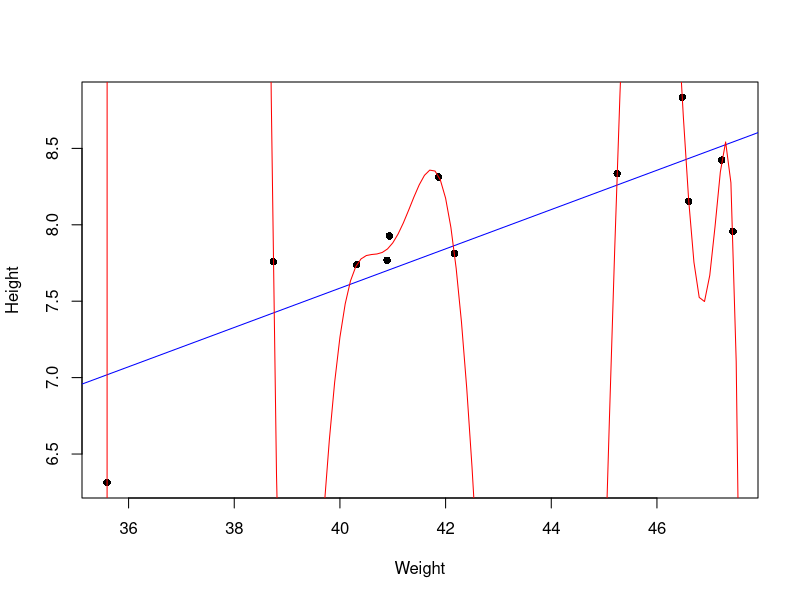

Recreate this plot in R.
## ---- chunk 1
set.seed(123)
train_weights = runif(12, min=35, max=48)
test_weights = runif(12, min=35, max=48)
train_error = rnorm(12,0,0.3)
test_error = rnorm(12,0,0.3)
train_heights = -20.27 + 1.25*train_weights - 0.01367*train_weights^2 + train_error
test_heights = -20.27 + 1.25*test_weights - 0.01367*test_weights^2 + test_error
## ---- chunk 2
linear_model = glm(train_heights~train_weights)
flexible_model = glm(train_heights~poly(train_weights,10))
## ---- chunk 3
plot(train_weights, train_heights, pch=16, xlab="Weight", ylab="Height")
abline(linear_model, col="blue")
plot_data = data.frame(train_weights=seq(25,48,length.out=231))
predictions = predict(flexible_model, plot_data, type="response")
#Need to tranpose plot_data to get into the same shape as predictions for plotting
lines(t(plot_data), predictions, col="red")
## ---- chunk 4
linear_MSE = mean((test_heights - predict.glm(linear_model, data.frame(train_weights=test_weights)))^2)
flexible_MSE = mean((test_heights - predict.glm(flexible_model, data.frame(train_weights=test_weights)))^2)
cat("Linear-MSE:", linear_MSE, " Flexible-MSE:", flexible_MSE)
## ---- chunk 5
data = data.frame("weight"=c(35,37,38,40),"height"=c(7,7.2,7.2,7.5),"zweight"=c(-1.20096,-0.24019,0.24019,1.260096),"zheight"=c(-1.09141,-0.12127,-0.12127,1.33395))
vcov_weight_height = cbind(c(var(data$weight), cov(data$weight, data$height)), c(cov(data$weight, data$height), var(data$height)))
vcov_weight_height
## ---- chunk 6
vcov_zweight_zheight = cbind(c(var(data$zweight), cov(data$zweight, data$zheight)), c(cov(data$zweight, data$zheight), var(data$zheight)))
vcov_zweight_zheight
## ---- chunk 7
zhw = data.frame("zweight"=data$zweight, "zheight"=data$zheight)
pca = prcomp(zhw, scale = TRUE)
pca$rotation
## ---- chunk 8
var_prcomp_1 = pca$sdev[1]^2
var_prcomp_2 = pca$sdev[2]^2
cat("First Principal Component Variance:", var_prcomp_1)
## ---- chunk 9
p_1 = var_prcomp_1/sum(var_prcomp_1 + var_prcomp_2)
p_2 = var_prcomp_2/sum(var_prcomp_1 + var_prcomp_2)
cat("P1:", p_1, "P2:", p_2)
